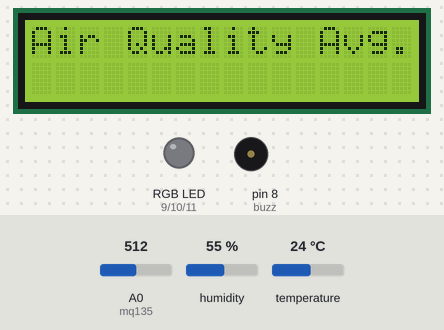
This sketch was run on a simulated Arduino Uno, built with avr-gcc and run on an emulated ATmega328P. On the bench: 16×2 character LCD, an RGB LED mixed from three pins (HIGH = lit), buzzer (waves = sounding). Inputs (shaded band) come from the test bench; at power-on: A0 (mq135) = 512, temperature 24 °C, humidity 55 %. What the sketch prints to the serial monitor is not drawn.

Above: at 1.2 s.
1.3 s: A0 (mq135) set to 585
15.3 s: A0 (mq135) set to 611
At 28.8 s:
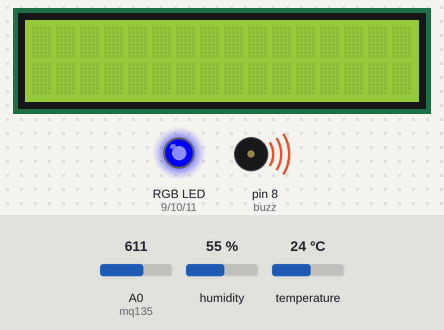
29.3 s: A0 (mq135) set to 490
At 29.3 s:
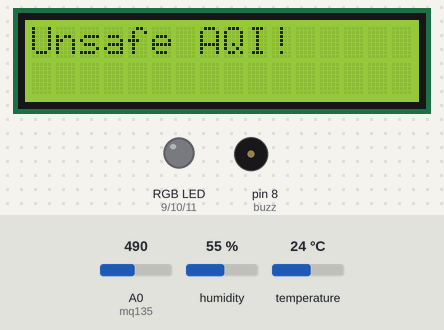
43.3 s: temperature set to 12 °C
At 56.7 s:
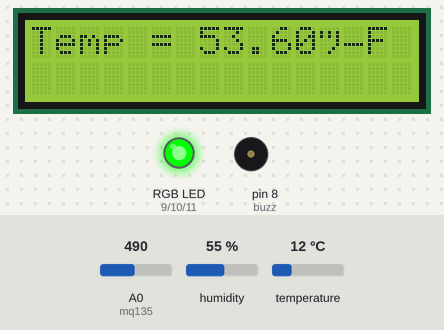
57.3 s: A0 (mq135) set to 610
At 68.8 s:
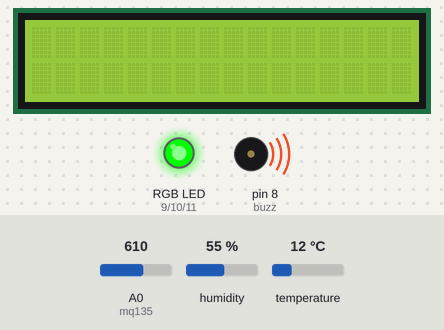
70.8 s: temperature set to 19 °C
At 83.74 s:
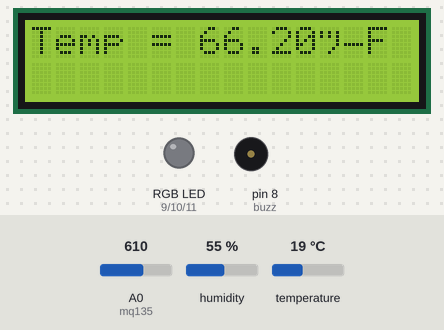
Timing chart, 0 to 83.9 s (numbered marks = the images above; inputs shaded):
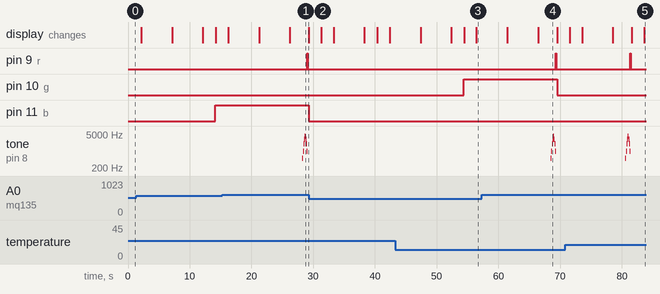

The sketch:

final_code.ino
```cpp
#include <Wire.h> //including the I2C library for communication

#include <LiquidCrystal_I2C.h> //Library for I2C LCD
LiquidCrystal_I2C lcd(0x27,16,2); //Creating I2C LCD object

#include <dht.h> //dht sensor library
#define datapin 7 // output pin specification for dht sensor
dht DHT;

//defining the buzzer, mq sensor, and rgb led
int buzz = 8;
int mq135 = A0;
int r = 9;
int g = 10;
int b = 11;

void setup() {
  Serial.begin(9600);//baud rate
  pinMode(mq135, INPUT); //mq sensor
  pinMode(r, OUTPUT); //rgb led
  pinMode(g, OUTPUT); //rgb led
  pinMode(b, OUTPUT); //rgb led
  pinMode(buzz, OUTPUT); //buzzer

  lcd.init();  // initiating LCD
  lcd.backlight(); // turning on backlight for LCD
}

void loop() {
  int MQsensor = analogRead(A0); // read the MQ sensor

  int readdata = DHT.read11(datapin) ; //dht sensor
  double tc = DHT.temperature ; //dht temp input
  double h = DHT.humidity; //dht humidity input
  double tf = (tc * 9.0) / 5.0 + 32.0; //conversion for temp to farenheight

  if(MQsensor<500) // Air Quality is Safe
 {
    lcd.setCursor(0,0);
    lcd.print("Air Quality Safe.");
    delay(2000);
    lcd.clear(); //printing on LCD that AQI is safe

    lcd.setCursor(0,0);
    lcd.print("Temp = ");
    lcd.print(tf);
    lcd.print("°F");
    delay(5000);
    lcd.clear(); //printing temperature on LCD

    lcd.setCursor(0,0);
    lcd.print("Humidity = ");
    lcd.print(h);
    lcd.print("%");
    delay(5000);
    lcd.clear(); //printing humidity on LCD

    Serial.print(" Temperature= ");
    Serial.print(tc);
    Serial.print("  ");
    Serial.print("°C   | ");
    Serial.print(tf); // conversion from degree to Fahrenheit
    Serial.print(" ");
    Serial.println("°F");
    Serial.print(" Humidity= ");
    Serial.print(h);
    Serial.println(" % ");
    Serial.println("");
    delay(2000); //printing temperature and humidity on serial monitor

    digitalWrite(9, LOW);
    digitalWrite(10, HIGH);
    digitalWrite(11, LOW);
    noTone(8); //RGB LED and buzzer application
  }

    if(MQsensor>=500 and MQsensor<= 600) // Air Quality is Average
 {
    lcd.setCursor(0,0);
    lcd.print("Air Quality Avg.");
    delay(2000);
    lcd.clear(); //printing AQI is Avg on LCD

    lcd.setCursor(0,0);
    lcd.print("Temp = ");
    lcd.print(tf);
    lcd.print("°F");
    delay(5000);
    lcd.clear(); //Printing temp on LCD

    lcd.setCursor(0,0);
    lcd.print("Humidity = ");
    lcd.print(h);
    lcd.print("%");
    delay(5000);
    lcd.clear(); //printing humidity on LCD

    Serial.print(" Temperature= ");
    Serial.print(tc);
    Serial.print("  ");
    Serial.print("°C   | ");
    Serial.print(tf); // conversion from degree to Fahrenheit
    Serial.print(" ");
    Serial.println("°F");
    Serial.print(" Humidity= ");
    Serial.print(h);
    Serial.println(" % ");
    Serial.println("");
    delay(2000); // printing temp and humidity on serial monitor

    digitalWrite(9, LOW);
    digitalWrite(10, LOW);
    digitalWrite(11, HIGH);
    noTone(8); //setting up thergb led and buzzer
  }

  if(MQsensor>600) // Air Quality is Unsafe
 {
    tone(buzz, 500, 200);
    delay(100);
    tone(buzz, 1000, 200);
    delay(100);
    tone(buzz, 2000, 200);
    delay(100);
    tone(buzz, 3000, 200);
    delay(100);
    tone(buzz, 4000, 200);
    delay(100);
    tone(buzz, 3000, 200);
    delay(100);
    tone(buzz, 2000, 200);
    delay(100);
    tone(buzz, 1000, 200);
    delay(100); //buzzer tone sequence for unsafe air quality detection

    digitalWrite(r, HIGH);
    delay(100);
    digitalWrite(r, LOW);
    delay(100);
    digitalWrite(g, LOW);
    digitalWrite(b, LOW); //flashing light sequence for unsafe air quality

    lcd.setCursor(0,0);
    lcd.print("Unsafe AQI!");
    delay(2000);
    lcd.clear(); //printing unsafe air quality on the LCD

    lcd.setCursor(0,0);
    lcd.print("Temp = ");
    lcd.print(tf);
    lcd.print("°F");
    delay(2000);
    lcd.clear(); //printing temp on LCD

    lcd.setCursor(0,0);
    lcd.print("Humidity = ");
    lcd.print(h);
    lcd.print("%");
    delay(5000);
    lcd.clear(); //printing humidity on the LCD

    Serial.print(" Temperature= ");
    Serial.print(tc);
    Serial.print("  ");
    Serial.print("°C   | ");
    Serial.print(tf); // conversion from degree to Fahrenheit
    Serial.print(" ");
    Serial.println("°F");
    Serial.print(" Humidity= ");
    Serial.print(h);
    Serial.println(" % ");
    Serial.println("");
    delay(2000); //printing the temp and humidity on serial monitor
  }

  Serial.println(MQsensor); //printing air quality level on serial monitor
}
```

Measured:
- the behaviour switches between 600 and 601 on A0 (mq135) (found by bisection; images 0 and 1)
- after the input at 15.3 s, pin 9 (r): LOW → HIGH after 13.8 s, → LOW 0.10 s later; pin 11 (b): HIGH → LOW after 14.0 s; tone on pin 8 (buzz): plays 500 Hz for 0.10 s, 1000 Hz for 0.10 s, 2000 Hz for 0.10 s, 3000 Hz for 0.10 s, 4000 Hz for 0.10 s, 3000 Hz for 0.10 s … (8 notes in this stretch), starting after 13.0 s
- after the input at 29.3 s, pin 9 (r): stays LOW (without the input it goes to HIGH after 11.8 s); tone on pin 8 (buzz): stops changing and stays silent
- after the input at 57.3 s, pin 9 (r): LOW → HIGH after 12.0 s, → LOW 0.10 s later; pin 10 (g): HIGH → LOW after 12.2 s; tone on pin 8 (buzz): plays 500 Hz for 0.10 s, 1000 Hz for 0.10 s, 2000 Hz for 0.10 s, 3000 Hz for 0.10 s, 4000 Hz for 0.10 s, 3000 Hz for 0.10 s … (8 notes in this stretch), starting after 11.2 s
